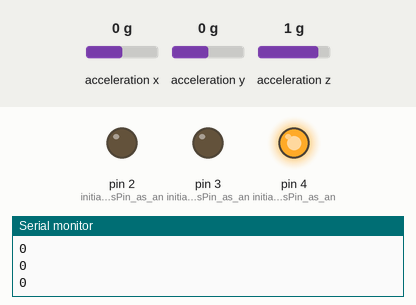
This sketch was run on a simulated Arduino Uno, built with avr-gcc and run on an emulated ATmega328P. Parts: output pins drawn as LEDs (lit = HIGH), the last lines printed to the serial monitor. The inputs (shaded band) are chosen by the test bench; at power-on: acceleration y 0 g, acceleration x 0 g, acceleration z 1 g.

Above: at 1.3 s.
1.4 s: acceleration y set to 0.2 g
At 2.4 s:
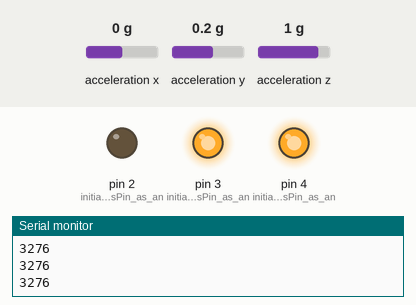
2.9 s: acceleration x set to 0.2 g
At 3.4 s:
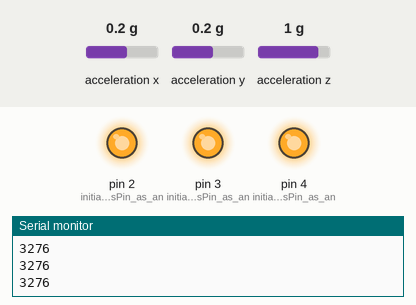
4.4 s: acceleration z set to 0.2 g
5.9 s: acceleration z set to -0.1 g
At 6.9 s:
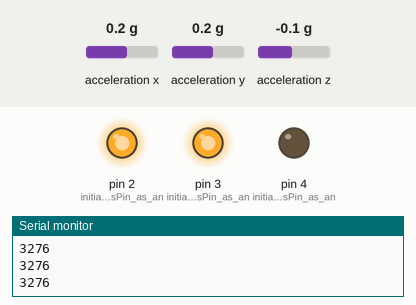
7.4 s: acceleration y set to -1.4 g
At 8.3 s:
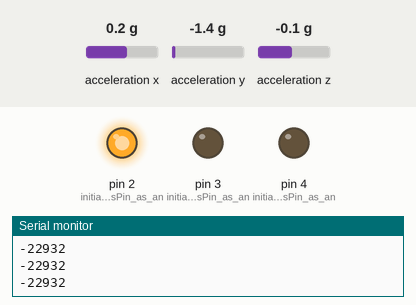
8.9 s: acceleration x set to -1.4 g
At 9.3 s:
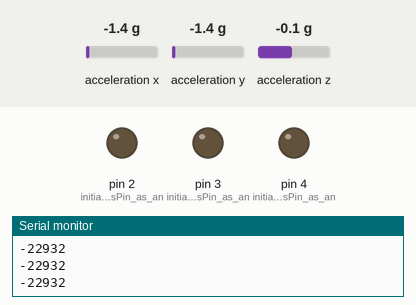
Timing chart, 0 to 11.4 s (numbered marks = the images above; inputs shaded):
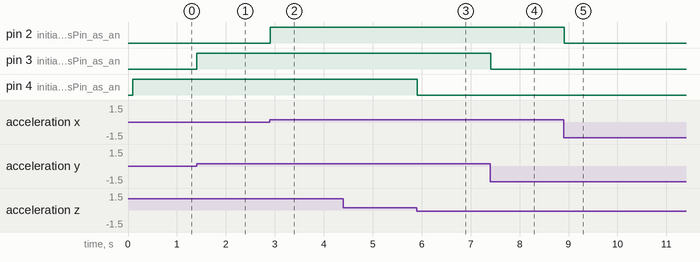

The sketch:

Step_Light_Up_Sequence.ino
```cpp
// Basic demo for accelerometer readings from Adafruit LIS3DH

#include <Wire.h>
#include <SPI.h>
#include <Adafruit_LIS3DH.h>
#include <Adafruit_Sensor.h>

// I2C
Adafruit_LIS3DH accelerometer = Adafruit_LIS3DH();
#define CLICKTHRESHHOLD 80

long steps = 0;                   // step count. reset every card write
int minStepInterval = 50;         // min time between steps, in ms
int brightness = 0;    // how bright the LED is
int fadeAmount = 5;    // how many points to fade the LED by
int x;
int y;
int z;

void setup(void) {
   Serial.begin(9600);   // initialize serial communication

  // 0x18 is the accelerometer's default I2C address:
  if (! accelerometer.begin(0x18)) {
    Serial.println("Couldn't start.");
    while (true);     // stop here and do nothing
  }

  // accelerometer range can be 2, 4, 8, or 16G:
  accelerometer.setRange(LIS3DH_RANGE_2_G);

  // 1 = single click only interrupt output
  accelerometer.setClick(1, CLICKTHRESHHOLD);
  pinMode(2, OUTPUT); //initialize thisPin as an output
  pinMode(3, OUTPUT); //initialize thisPin as an output
  pinMode(4, OUTPUT); //initialize thisPin as an output
  delay(100);

}

void loop() {
  // put your main code here, to run repeatedly:
  accelerometer.read();
  x = accelerometer.x;
  y = accelerometer.y;
  z = accelerometer.z;
  Serial.println(y);

    if (x > 600) {
    digitalWrite(2, HIGH);
  }
  else {
    digitalWrite(2, LOW);
  }
  if (y > 600) {
    digitalWrite(3, HIGH);
  }
  else {
    digitalWrite(3, LOW);
  }
  if (z > 600) {
    digitalWrite(4, HIGH);
  }
  else {
    digitalWrite(4, LOW);
  }
  //delay(500);

  //analogWrite(9, brightness);
  // read for clicks every 50 ms:
//  byte click = accelerometer.getClick();
//  if (click > 0) {
//    steps++;
//    digitalWrite(9, HIGH);   // turn the LED on (HIGH is the voltage level)
//    delay(500);                       // wait for a second
//    digitalWrite(9, LOW);    // turn the LED off by making the voltage LOW
//    delay(500);                       // wait for a second
//    Serial.println(steps);
//  }
//  delay(minStepInterval);

}
```

Measured:
- the behaviour switches between 0 and 0.1 g on acceleration y (found by bisection; images 0 and 1)
- the behaviour switches between 0 and 0.1 g on acceleration x (found by bisection; images 1 and 2)
- the behaviour switches between 0.1 and 0 g on acceleration z (found by bisection; images 2 and 3)
- after the input at 1.4 s, pin 3 (initialize_thisPin_as_an): LOW → HIGH at once
- after the input at 2.9 s, pin 2 (initialize_thisPin_as_an): LOW → HIGH at once
- after the input at 5.9 s, pin 4 (initialize_thisPin_as_an): HIGH → LOW at once
- after the input at 7.4 s, pin 3 (initialize_thisPin_as_an): HIGH → LOW at once
- after the input at 8.9 s, pin 2 (initialize_thisPin_as_an): HIGH → LOW at once
